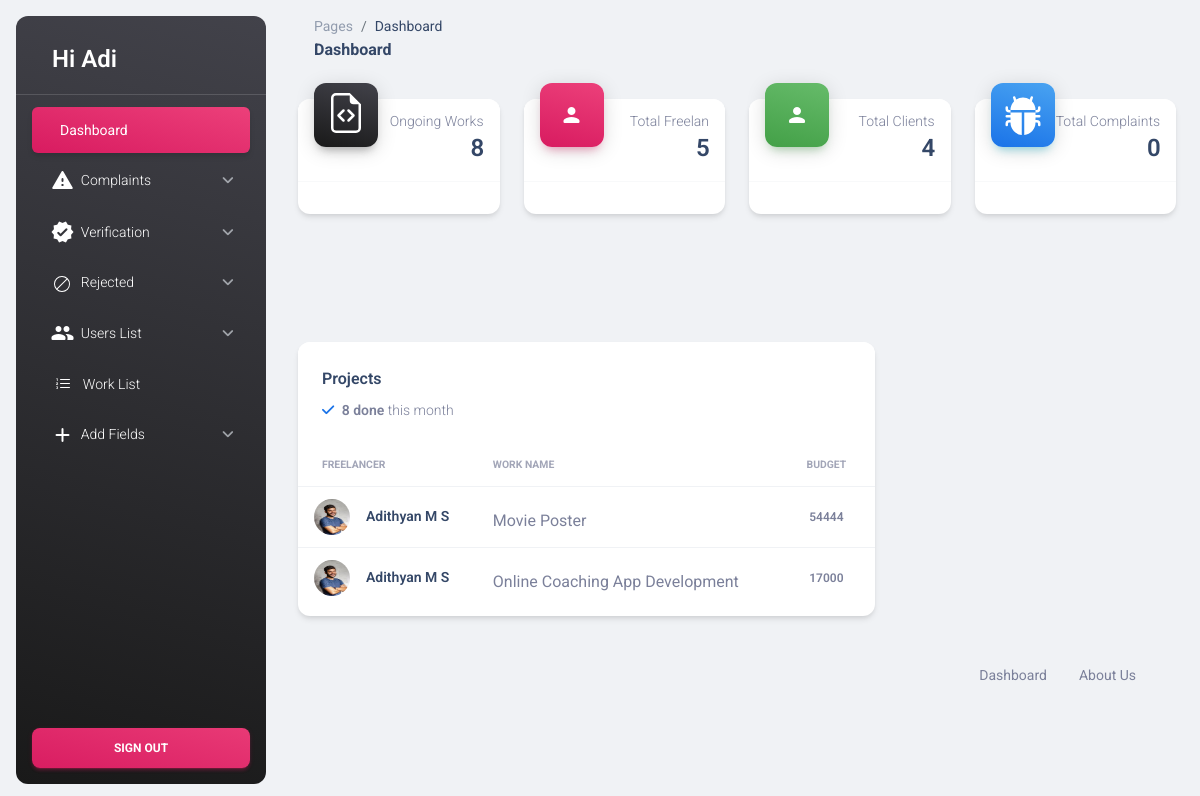
The page /Admin/HomepageA.php (signed in) on the database its author committed.
### tables this page shows
CREATE TABLE `tbl_request` (
  `request_id` int(11) NOT NULL,
  `freelan_id` int(11) NOT NULL,
  `work_id` int(11) NOT NULL,
  `status` int(11) NOT NULL,
  `request_date` varchar(35) NOT NULL,
  `payment_date` varchar(20) NOT NULL,
  `agreement_date` varchar(50) NOT NULL
);

CREATE TABLE `tbl_freelan` (
  `freelan_id` int(11) NOT NULL,
  `freelan_name` varchar(50) NOT NULL,
  `freelan_email` varchar(50) NOT NULL,
  `place_id` int(11) NOT NULL,
  `freelan_address` varchar(200) NOT NULL,
  `freelan_photo` varchar(50) NOT NULL,
  `freelan_proof` varchar(50) NOT NULL,
  `freelan_password` varchar(50) NOT NULL,
  `freelan_dob` varchar(20) NOT NULL,
  `freelan_contact` varchar(20) NOT NULL,
  `freelan_status` int(11) NOT NULL,
  `freelan_gender` varchar(50) NOT NULL
);

CREATE TABLE `tbl_work` (
  `work_id` int(11) NOT NULL,
  `work_name` varchar(100) NOT NULL,
  `work_price` varchar(50) NOT NULL,
  `work_details` varchar(1000) NOT NULL,
  `work_doc` varchar(50) NOT NULL,
  `client_id` int(11) NOT NULL,
  `subcat_id` int(11) NOT NULL,
  `work_final` varchar(100) NOT NULL,
  `work_status` int(11) NOT NULL DEFAULT 0
);

### Admin/HomepageA.php (the view, shortened to what this page needs)
<?php
include('../Asset/Connection/Connection.php');
?>
<!DOCTYPE html>
<html lang="en">
<ss>
  <link href="../Asset/Templates/Admin/assets/css/nucleo-icons.css" rel="stylesheet" />
  <link href="../Asset/Templates/Admin/assets/css/nucleo-svg.css" rel="stylesheet" />
  <link id="pagestyle" href="../Asset/Templates/Admin/assets/css/material-dashboard.css?v=3.0.0" rel="stylesheet" />
  </head>
  <body class="g-sidenav-show  bg-gray-200">
    <aside class="sidenav navbar navbar-vertical navbar-expand-xs border-0 border-radius-xl my-3 fixed-start ms-3 bg-gradient-dark" id="sidenav-main">
      <div class="sidenav-header">
        <a class="navbar-brand m-0" href="https://demos.creative-tim.com/material-dashboard/pages/dashboard" target="_blank">
          <span class="ms-1 font-weight-bold text-white" style="font-size: x-large;">Hi
            <?php echo $_SESSION['aName'] ?></span>
        </a>
      </div>
      <hr class="horizontal light mt-0 mb-2">
      <div class="collapse navbar-collapse w-auto" id="sidenav-collapse-main">
        <ul class="navbar-nav">
          <li class="nav-item">
            <a class="nav-link text-white active bg-gradient-primary" href="HomepageA.php">
              <span class="nav-link-text ms-1">Dashboard</span>
            </a>
          </li>
          <li class="nav-item">
            <a class="nav-link text-white" data-bs-toggle="collapse" href="#complaintsMenu" role="button" aria-expanded="false" aria-controls="complaintsMenu">
              <i class="material-icons opacity-10">report_problem</i>
              <span class="nav-link-text ms-1">Complaints</span>
            </a>
          </li>
          <li class="nav-item">
            <a class="nav-link text-white" data-bs-toggle="collapse" href="#verificationMenu" role="button" aria-expanded="false" aria-controls="verificationMenu">
              <i class="material-icons opacity-10">verified</i>
              <span class="nav-link-text ms-1">Verification</span>
            </a>
          </li>
          <li class="nav-item">
            <a class="nav-link text-white" data-bs-toggle="collapse" href="#unverificationMenu" role="button" aria-expanded="false" aria-controls="verificationMenu">
              <span class="sidenav-mini-icon"><svg xmlns="http://www.w3.org/2000/svg" width="16" height="16" fill="currentColor" class="bi bi-ban" viewBox="0 0 16 16">
                  <path d="M15 8a6.97 6.97 0 0 0-1.71-4.584l-9.874 9.875A7 7 0 0 0 15 8M2.71 12.584l9.874-9.875a7 7 0 0 0-9.874 9.874ZM16 8A8 8 0 1 1 0 8a8 8 0 0 1 16 0" />
                </svg></span>
              <span class="nav-link-text ms-1">Rejected</span>
            </a>
          </li>
          <li class="nav-item">
            <a class="nav-link text-white" data-bs-toggle="collapse" href="#usersMenu" role="button" aria-expanded="false" aria-controls="usersMenu">
              <i class="material-icons opacity-10">people</i>
              <span class="nav-link-text ms-1">Users List</span>
            </a>
          </li>
          <li class="nav-item">
            <a class="nav-link text-white " href="Worklist.php">
              &nbsp;&nbsp;<div class="text-white text-center me-2 d-flex align-items-center justify-content-center">
              </div>
              <span class="nav-link-text ms-1">Work List</span>
            </a>
          </li>
          <li class="nav-item">
            <a class="nav-link text-white" data-bs-toggle="collapse" href="#addFieldsMenu" role="button" aria-expanded="false" aria-controls="addFieldsMenu">
              <i class="material-icons opacity-10">add</i>
              <span class="nav-link-text ms-1">Add Fields</span>
            </a>
          </li>
        </ul>
      </div>
      <div class="sidenav-footer position-absolute w-100 bottom-0 ">
        <div class="mx-3">
          <a class="btn bg-gradient-primary mt-4 w-100" href="Logout.php" type="button">Sign out</a>
        </div>
      </div>
    </aside>
    <main class="main-content position-relative max-height-vh-100 h-100 border-radius-lg ">
      <nav class="navbar navbar-main navbar-expand-lg px-0 mx-4 shadow-none border-radius-xl" id="navbarBlur" navbar-scroll="true">
        <div class="container-fluid py-1 px-3">
          <nav aria-label="breadcrumb">
            <ol class="breadcrumb bg-transparent mb-0 pb-0 pt-1 px-0 me-sm-6 me-5">
              <li class="breadcrumb-item text-sm"><a class="opacity-5 text-dark" href="javascript:;">Pages</a></li>
              <li class="breadcrumb-item text-sm text-dark active" aria-current="page">Dashboard</li>
            </ol>
            <h6 class="font-weight-bolder mb-0">Dashboard</h6>
          </nav>
        </div>
      </nav>
      <?php
      $result = "select count(work_id) as total from tbl_work";
      $total = $con->query($result);
      $data = $total->fetch_assoc();
      ?>
      <div class="container-fluid py-4">
        <div class="row">
          <div class="col-xl-3 col-sm-6 mb-xl-0 mb-4">
            <div class="card">
              <div class="card-header p-3 pt-2">
                <div class="icon icon-lg icon-shape bg-gradient-dark shadow-dark text-center border-radius-xl mt-n4 position-absolute">
                </div>
                <div class="text-end pt-1">
                  <p class="text-sm mb-0 text-capitalize">Ongoing Works</p>
                  <h4 class="mb-0"><?php echo $data['total'] ?></h4>
                </div>
              </div>
              <hr class="dark horizontal my-0">
              <div class="card-footer p-3">
              </div>
            </div>
          </div>
          <div class="col-xl-3 col-sm-6 mb-xl-0 mb-4">
            <div class="card">
              <div class="card-header p-3 pt-2">
                <div class="icon icon-lg icon-shape bg-gradient-primary shadow-primary text-center border-radius-xl mt-n4 position-absolute">
                  <i class="material-icons opacity-10">person</i>
                </div>
                <?php
                $result = "select count(freelan_id) as total_freelan from tbl_freelan";
                $total = $con->query($result);
                $data = $total->fetch_assoc();
                ?>
                <div class="text-end pt-1">
                  <p class="text-sm mb-0 text-capitalize">Total Freelan</p>
                  <h4 class="mb-0"><?php echo $data['total_freelan'] ?></h4>
                </div>
              </div>
              <hr class="dark horizontal my-0">
              <div class="card-footer p-3">
              </div>
            </div>
          </div>
          <div class="col-xl-3 col-sm-6 mb-xl-0 mb-4">
            <div class="card">
              <div class="card-header p-3 pt-2">
                <div class="icon icon-lg icon-shape bg-gradient-success shadow-success text-center border-radius-xl mt-n4 position-absolute">
                  <i class="material-icons opacity-10">person</i>
                </div>
                <?php
                $result = "select count(client_id) as total_client from tbl_client";
                $total = $con->query($result);
                $data = $total->fetch_assoc();
                ?>
                <div class="text-end pt-1">
                  <p class="text-sm mb-0 text-capitalize">Total Clients</p>
                  <h4 class="mb-0"><?php echo $data['total_client'] ?></h4>
                </div>
              </div>
              <hr class="dark horizontal my-0">
              <div class="card-footer p-3">
              </div>
            </div>
          </div>
          <div class="col-xl-3 col-sm-6">
            <div class="card">
              <div class="card-header p-3 pt-2">
                <div class="icon icon-lg icon-shape bg-gradient-info shadow-info text-center border-radius-xl mt-n4 position-absolute">
                </div>
                <?php
                $result = "select count(complaint_id) as total_complaint from tbl_complaint";
                $total = $con->query($result);
                $data = $total->fetch_assoc();
                ?>
                <div class="text-end pt-1">
                  <p class="text-sm mb-0 text-capitalize">Total Complaints</p>
                  <h4 class="mb-0"><?php echo $data['total_complaint'] ?></h4>
                </div>
              </div>
              <hr class="dark horizontal my-0">
              <div class="card-footer p-3">
              </div>
            </div>
          </div>
        </div>
        <br><br><br><br><br>
        <div class="row mb-4">
          <?php
          $result = "select count(work_id) as total from tbl_work";
          $total = $con->query($result);
          $data = $total->fetch_assoc();
          ?>
          <div class="col-lg-8 col-md-6 mb-md-0 mb-4">
            <div class="card">
              <div class="card-header pb-0">
                <div class="row">
                  <div class="col-lg-6 col-7">
                    <h6>Projects</h6>
                    <p class="text-sm mb-0">
                      <i class="fa fa-check text-info" aria-hidden="true"></i>
                      <span class="font-weight-bold ms-1"><?php echo $data['total'] ?> done</span> this month
                    </p>
                  </div>
                </div>
              </div>
              <div class="card-body px-0 pb-2">
                <div class="table-responsive">
                  <table class="table align-items-center mb-0">
                    <thead>
                      <tr>
                        <th class="text-uppercase text-secondary text-xxs font-weight-bolder opacity-7">freelancer</th>
                        <th class="text-uppercase text-secondary text-xxs font-weight-bolder opacity-7 ps-2">Work name
                        </th>
                        <th class="text-center text-uppercase text-secondary text-xxs font-weight-bolder opacity-7">Budget
                        </th>
                      </tr>
                    </thead>
                    <tbody>
                      <?php
                      $selqry = "SELECT * FROM tbl_request u
               INNER JOIN tbl_work j ON u.work_id = j.work_id
               INNER JOIN tbl_freelan c ON u.freelan_id = c.freelan_id
               ORDER BY j.work_id DESC
               LIMIT 5";
                      $result = $con->query($selqry);
                      while ($data = $result->fetch_assoc()) {
                      ?>
                        <tr>
                          <td>
                            <div class="d-flex px-2 py-1">
                              <div>
                                <img src="../Asset/Files/Freelan/Photo/<?php echo $data['freelan_photo'] ?>" class="avatar avatar-sm me-3" alt="xd">
                              </div>
                              <div class="d-flex flex-column justify-content-center">
                                <h6 class="mb-0 text-sm"><?php echo $data['freelan_name'] ?></h6>
                              </div>
                            </div>
                          </td>
                          <td>
                            <div class="avatar-group mt-2">
                              <?php echo $data['work_name'] ?>
                            </div>
                          </td>
                          <td class="align-middle text-center text-sm">
                            <span class="text-xs font-weight-bold"><?php echo $data['work_price'] ?></span>
                          </td>
                        </tr>
                      <?php
                      }
                      ?>
                    </tbody>
                  </table>
                </div>
              </div>
            </div>
          </div>
        </div>
        <footer class="footer py-4  ">
          <div class="container-fluid">
            <div class="row align-items-center justify-content-lg-between">
              <div class="col-lg-3">
                <ul class="nav nav-footer justify-content-center justify-content-lg-end">
                  <li class="nav-item">
                    <a href="HomepageA.php" class="nav-link text-muted" target="_blank">Dashboard</a>
                  </li>
                  <li class="nav-item">
                    <a href="https://www.creative-tim.com/presentation" class="nav-link text-muted" target="_blank">About
                      Us</a>
                  </li>
                </ul>
              </div>
            </div>
          </div>
        </footer>
      </div>
    </main>
  </body>
</html>

### Asset/Templates/Admin/assets/css/nucleo-svg.css (style rules this page uses)
.icon { display: inline-block; color: #111111; height: 1em; width: 1em; }
.icon-lg { height: 1.6em; width: 1.6em; }
.icon { fill: currentColor; stroke: none; }

### Admin/HomepageA.php (style rules this page uses)
.navbar-vertical.navbar-expand-xs .navbar-collapse { display: block; overflow: auto; height: calc(100vh - 200px); }

### rows shown on the page
tbl_request: freelan.freelan_photo (picture), freelan.freelan_name "Adithyan M S", work.work_name "Movie Poster", work.work_price "54444"
tbl_request: freelan.freelan_photo (picture), freelan.freelan_name "Adithyan M S", work.work_name "Online Coaching App Development", work.work_price "17000"

### other values the page prints
$_SESSION['aName'] "Adi"
$data['total'] "8"
$data['total_freelan'] "5"
$data['total_client'] "4"
$data['total_complaint'] "0"
